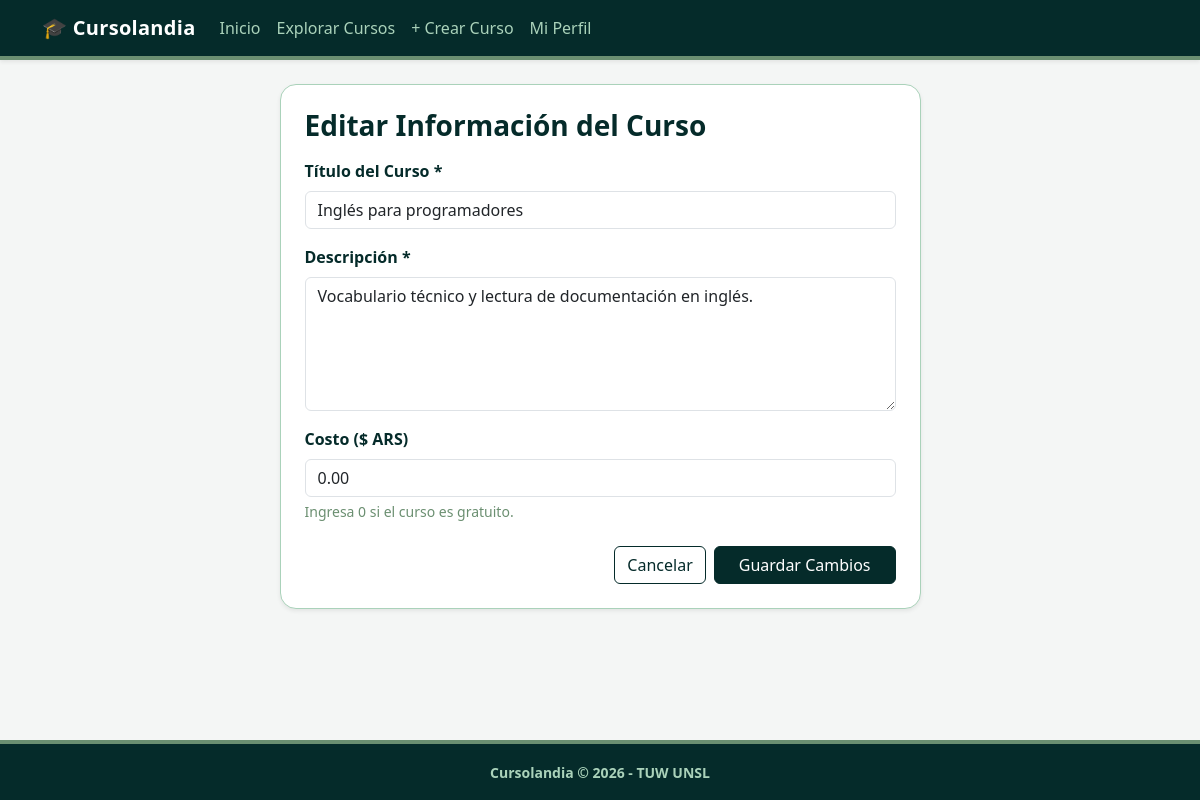
Screenshot of /index.php?action=editar_curso&id=4 (signed in) with the database file from the repository.
### tables this page shows
CREATE TABLE `cursos` (
  `id` int(10) UNSIGNED NOT NULL,
  `creador_id` int(10) UNSIGNED NOT NULL,
  `titulo` varchar(150) NOT NULL,
  `descripcion` text NOT NULL,
  `costo` decimal(10,2) NOT NULL DEFAULT 0.00,
  `cupo` smallint(5) UNSIGNED DEFAULT NULL,
  `es_publico` tinyint(1) NOT NULL DEFAULT 1,
  `fecha_inicio` date NOT NULL,
  `fecha_fin` date NOT NULL,
  `fecha_creacion` datetime NOT NULL DEFAULT current_timestamp()
);

### app/controllers/CursoController.php (called while the page is built, shortened)
<?php
require_once __DIR__ . '/../models/Curso.php';
class CursoController {
    public static function mostrarEditarCurso() {
        $cursoId = (int)($_GET['id'] ?? 0);
        $curso = Curso::obtenerPorId($cursoId);
        require_once __DIR__ . '/../views/cursos/editar.php';
    }
}
?>

### app/models/Curso.php (called while the page is built, shortened)
<?php
class Curso {
    public static function obtenerPorId($cursoId) {
        $db = conectar();
        $sql = "SELECT c.*, u.nombre AS creador_nombre, u.apellido AS creador_apellido, u.plan_id AS creador_plan,
                u.imagen_perfil AS creador_imagen,
                GROUP_CONCAT(DISTINCT e.nombre SEPARATOR ', ') AS etiquetas
                FROM cursos c
                JOIN usuarios u ON c.creador_id = u.id
                LEFT JOIN curso_etiquetas ce ON c.id = ce.curso_id
                LEFT JOIN etiquetas e ON ce.etiqueta_id = e.id
                WHERE c.id = ?
                GROUP BY c.id, u.nombre, u.apellido, u.plan_id, u.imagen_perfil";
        $stmt = mysqli_prepare($db, $sql);
        mysqli_stmt_bind_param($stmt, "i", $cursoId);
        mysqli_stmt_execute($stmt);
        $curso = mysqli_fetch_assoc(mysqli_stmt_get_result($stmt));
        return $curso;
    }
}
?>

### app/views/cursos/editar.php (the view, shortened to what this page needs)
<?php
require_once __DIR__ . '/../layouts/header.php';
?>
<div class="row justify-content-center">
    <div class="col-lg-7">
        <div class="card card-cursolandia shadow-sm rounded-4">
            <div class="card-body p-4">
                <h3 class="fw-bold text-evergreen mb-3">Editar Información del Curso</h3>
                <form action="index.php?action=actualizar_curso" method="POST">
                    <div class="mb-3">
                        <label class="form-label fw-semibold text-evergreen">Título del Curso *</label>
                        <input type="text" name="titulo" class="form-control" required maxlength="150"
                               value="<?= htmlspecialchars($curso['titulo']) ?>">
                    </div>
                    <div class="mb-3">
                        <label class="form-label fw-semibold text-evergreen">Descripción *</label>
                        <textarea name="descripcion" class="form-control" rows="5" required><?= htmlspecialchars($curso['descripcion']) ?></textarea>
                    </div>
                    <div class="mb-4">
                        <label class="form-label fw-semibold text-evergreen">Costo ($ ARS)</label>
                        <input type="number" name="costo" class="form-control" step="0.01" min="0"
                               value="<?= htmlspecialchars($curso['costo']) ?>">
                        <div class="form-text text-olive">Ingresa 0 si el curso es gratuito.</div>
                    </div>
                    <div class="d-flex justify-content-end gap-2">
                        <a href="index.php?action=detalle_curso&id=<?= $curso['id'] ?>" class="btn btn-outline-evergreen">
                            Cancelar
                        </a>
                        <button type="submit" class="btn btn-evergreen px-4">Guardar Cambios</button>
                    </div>
                </form>
            </div>
        </div>
    </div>
</div>
<?php require_once __DIR__ . '/../layouts/footer.php'; ?>

### public/css/style.css (style rules this page uses)
:root { --color-evergreen: #052B2A; --color-olive: #6B8F71; --color-celadon: #AAD2BA; --color-mint: #B9F5D8; --color-fondo: #F4F6F5; }
body.bg-cursolandia { background-color: var(--color-fondo); color: var(--color-evergreen); }
.btn-evergreen { background-color: var(--color-evergreen); border-color: var(--color-evergreen); color: #FFFFFF; transition: all 0.2s ease; }
.btn-outline-evergreen { color: var(--color-evergreen); border-color: var(--color-evergreen); background-color: transparent; }
.card-cursolandia { background-color: #FFFFFF; border: 1px solid var(--color-celadon); }
.text-evergreen { color: var(--color-evergreen) !important; }
.text-olive { color: var(--color-olive) !important; }

### rows the page displays
cursos: titulo "Inglés para programadores", descripcion "Vocabulario técnico y lectura de documentación en inglés.", costo "0.00"
